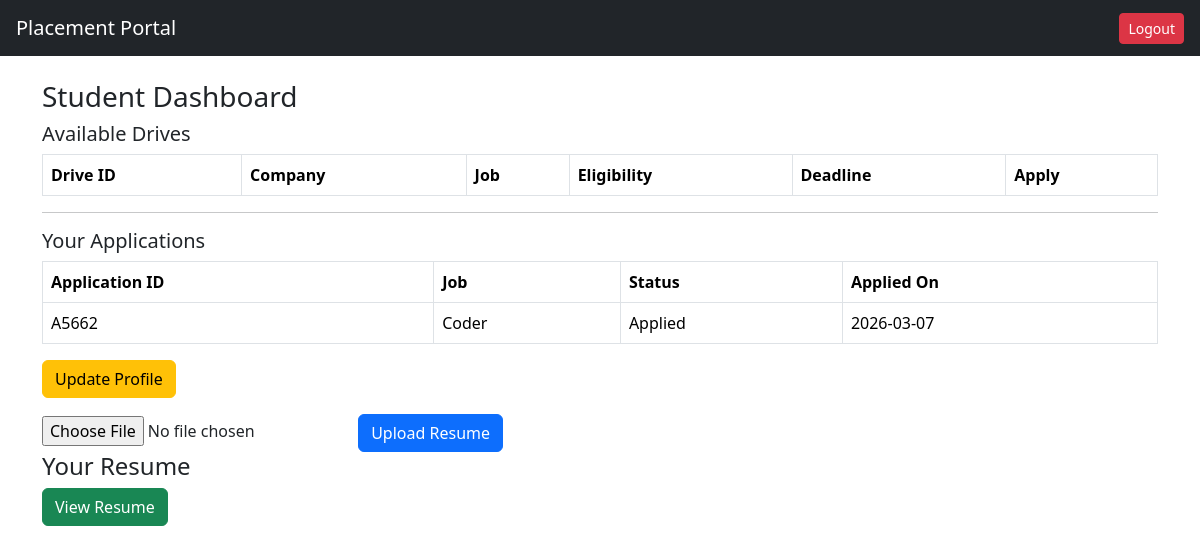
Before: /student (signed in) with the older database file.
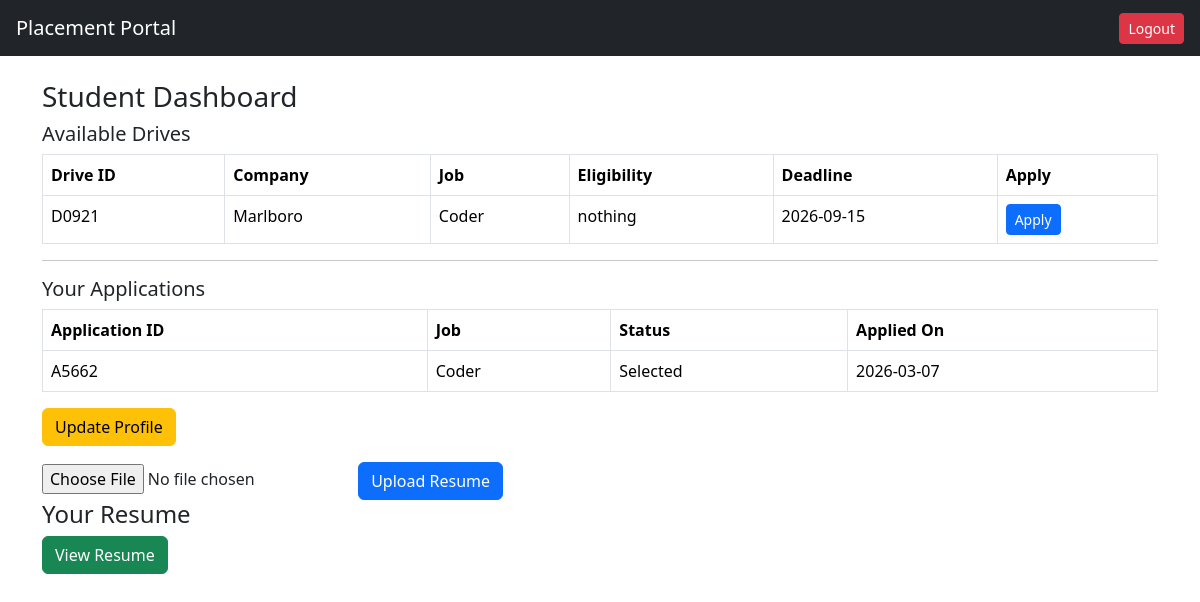
After: the same page with the newer database file.
### tables this page shows
CREATE TABLE application(
    id INTEGER PRIMARY KEY AUTOINCREMENT,
    application_uid TEXT,
    student_id INTEGER,
    drive_id INTEGER,
    status TEXT DEFAULT 'Applied',
    applied_on TEXT,
    UNIQUE(student_id, drive_id));

CREATE TABLE drive(
        id INTEGER PRIMARY KEY AUTOINCREMENT,
        drive_uid TEXT UNIQUE,
        company_id INTEGER,
        job_title TEXT,
        job_description TEXT,
        eligibility TEXT,
        deadline TEXT,
        status TEXT DEFAULT 'Pending'
    );

CREATE TABLE company(
        id INTEGER PRIMARY KEY AUTOINCREMENT,
        company_uid TEXT UNIQUE,
        company_name TEXT,
        hr_contact TEXT,
        email TEXT UNIQUE,
        password TEXT,
        website TEXT,
        approval_status TEXT DEFAULT 'Pending',
        is_active INTEGER DEFAULT 1
    );

### app.py (the view)
@app.route("/student")
def student_dashboard():
    if session.get("role")!="student":
        return redirect("/")
    student_id=session["user_id"]
    conn=get_connection()
    drives=conn.execute("SELECT * FROM drive WHERE status='Approved'").fetchall()
    drives = conn.execute("""
SELECT
drive.drive_uid,
drive.job_title,
drive.eligibility,
drive.deadline,
company.company_name
FROM drive
JOIN company ON company.id = drive.company_id
WHERE drive.status='Approved'
""").fetchall()
    conn.commit()
    applications = conn.execute("""
SELECT
application.application_uid,
drive.job_title,
application.status,
application.applied_on
FROM application
JOIN drive ON drive.id = application.drive_id
WHERE application.student_id=?
""",(student_id,)).fetchall()
    student = conn.execute(
    "SELECT * FROM student WHERE id=?",
    (student_id,)
).fetchone()
    return render_template(
    "student_dashboard.html",
    student=student,
    drives=drives,
    applications=applications
)

### models.py (called while the page is built)
def get_connection():
    conn = sqlite3.connect(DATABASE)
    conn.row_factory = sqlite3.Row
    return conn

### templates/student_dashboard.html
{% extends "base.html" %}
{% block content %}
<h3>Student Dashboard</h3>
<h5>Available Drives</h5>
<table class="table table-bordered">
    <tr>
        <th>Drive ID</th>
        <th>Company</th>
        <th>Job</th>
        <th>Eligibility</th>
        <th>Deadline</th>
        <th>Apply</th>
    </tr>
    {% for d in drives %}
    <tr>
        <td>{{ d.drive_uid }}</td>
        <td>{{d.company_name}}</td>
        <td>{{ d.job_title }}</td>
        <td>{{ d.eligibility }}</td>
        <td>{{ d.deadline }}</td>
        <td>
            <a href="/apply/{{ d.drive_uid }}" class="btn btn-primary btn-sm">Apply</a>
        </td>
    </tr>
    {% endfor %}
</table>
<hr>
<h5>Your Applications</h5>
<table class="table table-bordered">
    <tr>
        <th>Application ID</th>
        <th>Job</th>
        <th>Status</th>
        <th>Applied On</th>
    </tr>
    {% for a in applications %}
<tr>
<td>{{ a.application_uid }}</td>
<td>{{ a.job_title }}</td>
<td>{{ a.status }}</td>
<td>{{a.applied_on}}</td>
</tr>
{% endfor %}
</table>
<a href="/student/edit_profile" class="btn btn-warning mb-3">
Update Profile
</a>
<form action="/student/update_resume" method="POST" enctype="multipart/form-data">
<input type="file" name="resume" required>
<button class="btn btn-primary">
Upload Resume
</button>
</form>
<h4>Your Resume</h4>
{% if student.resume %}
<a href="/uploads/{{ student.resume }}"
target="_blank"
class="btn btn-success">
View Resume
</a>
{% else %}
<p>No resume uploaded</p>
{% endif %}
{% endblock %}

### templates/base.html (shortened to what this page needs)
<!DOCTYPE html>
<html>
<head>
    <link href="https://cdn.jsdelivr.net/npm/bootstrap@5.3.2/dist/css/bootstrap.min.css" rel="stylesheet">
</head>
<body>
<nav class="navbar navbar-dark bg-dark px-3">
    <span class="navbar-brand">Placement Portal</span>
    {% if session.get("role") %}
        <a href="/logout" class="btn btn-danger btn-sm">Logout</a>
    {% endif %}
</nav>
<div class="container mt-4">
    {% block content %}{% endblock %}
</div>
</body>
</html>

Changed rows visible on the page:
added drive: drive_uid "D0921", company_name "Marlboro", job_title "Coder", eligibility "nothing", deadline "2026-09-15"
changed application "Coder": status "Applied" → "Selected"
